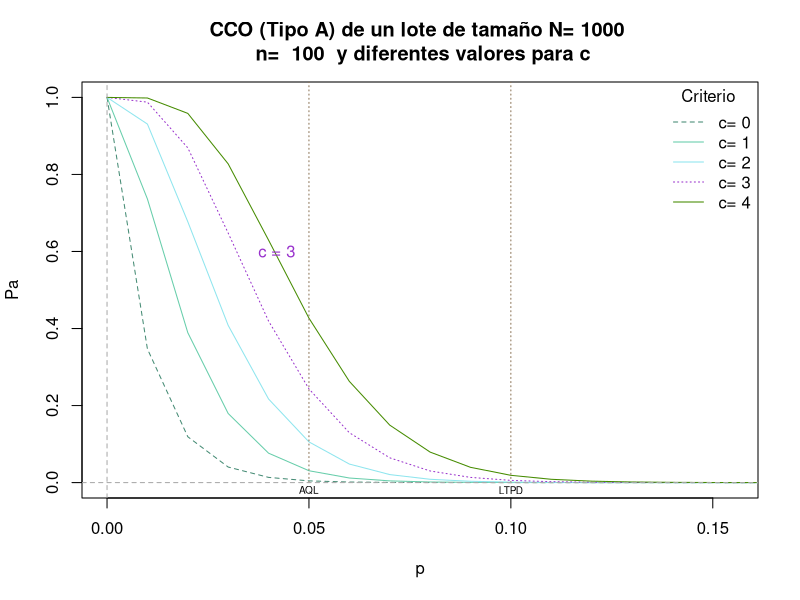
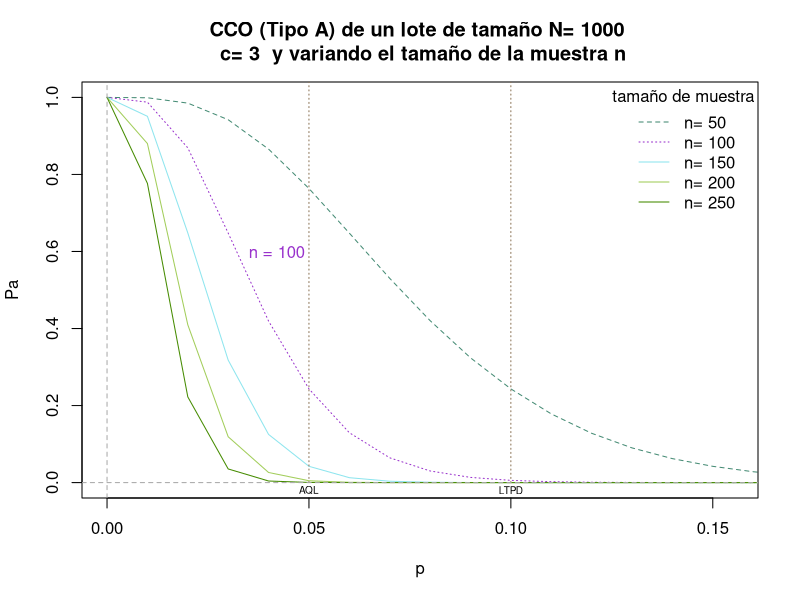

These charts were generated, in order, by the following R code:
# parámtros dados en # Facchinetti, S. 2022
N <- c(1000)
n <- c(50, 100, 150, 200, 250) 
c <- c(0, 1, 2, 3, 4)
n1 <- c(100) # n fijo
c1 <- c(3)  # c fijo
prop <- seq(0, 1, 0.01)

cols_a <- c("aquamarine4", "aquamarine3", "cadetblue2", "darkorchid", "chartreuse4")
cols_b <- c("aquamarine4", "darkorchid", "cadetblue2", "darkolivegreen3", "chartreuse4")
# darkorchid
lty_a <- c(2, 1, 1, 3, 1)
lty_b <- c(2, 3, 1, 1, 1)
x11()
plot(prop, phyper(c[1], N[1]*prop, N[1]*(1 - prop), n1), lty = lty_a[1],
     main = paste("CCO (Tipo A) de un lote de tamaño N=", N[1], "\n",
     "n= ", n1, " y diferentes valores para c"), type = "l", xlim = c(0, 0.155),
     col = cols_a[1], ylab = "Pa", xlab = "p")

c_rest <- c[-1]

for (i in 1:length(c_rest)) {
  lines(prop, phyper(c_rest[i], N[1]*prop,N[1]*(1 - prop), n1), lty = lty_a[i+1],
        col = cols_a[i + 1])
}

legend(x = "topright", legend = paste("c=",c), col = cols_a, 
       title = "Criterio", lty= c(2, 1, 1, 3, 1), box.lty = 0, bg = NA)
# abline(v=c(0.05, 0.10), lty = 3, col = c("burlywood4"))
segments(x0= 0.05, y0= 0, x1= 0.05, y1= 1.5, lty = 3, col = c("burlywood4"))
segments(x0= 0.10, y0= 0, x1= 0.10, y1= 1.5, lty = 3, col = c("burlywood4"))
abline(v= 0, h= 0, lty = 2, col = c("darkgray"))
text(x= 0.05, y= -0.02, label= "AQL", cex = 0.6)
text(x= 0.10, y= -0.02, label= "LTPD", cex = 0.6)
text(x=0.042, y = 0.6, label = "c = 3", col = "darkorchid")


x11()
plot(prop, phyper(c1, N[1]*prop, N[1]*(1 - prop), n[1]), lty = lty_b[1],
     main = paste(paste("CCO (Tipo A) de un lote de tamaño N=", N[1], "\n",
                      "c=", c1, " y variando el tamaño de la muestra n")), type = "l", xlim = c(0, 0.155),
     col = cols_b[1], ylab = "Pa", xlab = "p")

n_rest <- n[-1]
for (i in 1:length(n_rest)) {
  lines(prop, phyper(c1, N[1]*prop,N[1]*(1 - prop), n_rest[i]), lty= lty_b[i+1],
        col = cols_b[i + 1])
}

legend(x = "topright", legend = paste("n=",n), col = cols_b, 
       title = "tamaño de muestra", lty= lty_b, box.lty = 0, bg = NA)
# abline(v=c(0.05, 0.10), lty = 3, col = c("burlywood4"))
segments(x0= 0.05, y0= 0, x1= 0.05, y1= 1.5, lty = 3, col = c("burlywood4"))
segments(x0= 0.10, y0= 0, x1= 0.10, y1= 1.5, lty = 3, col = c("burlywood4"))
abline(v= 0, h= 0, lty = 2, col = c("darkgray"))
text(x= 0.05, y= -0.02, label= "AQL", cex = 0.6)
text(x= 0.10, y= -0.02, label= "LTPD", cex = 0.6)
text(x=0.042, y = 0.6, label = "n = 100", col = "darkorchid")
